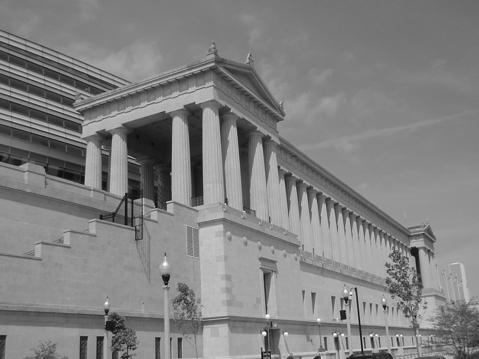
%> input picture hw3/digital_images_week3_quizzes_original_quiz.jpg, 479 x 359 px
$ octave hw3.m   (GNU Octave 9; MATLAB toolbox functions it lacks are replaced by stand-ins)
%> lines starting %> are read from the running program, lines starting %| are printed output that depends on the picture
% Here we will change the resolution of an image, i.e., down-sample
% and up-sample the image and, evaluate the difference between
% the upsampled version of previously downsampled image and
% the original image using two quantitative metrics called
% Mean Squared Error (MSE) and Peak Signal-to-Noise Ratio (PSNR).

img = imread("digital_images_week3_quizzes_original_quiz.jpg");
%> img is the input picture: size 359x479 uint8; min 2, max 255, mean 129
img_mod = im2double(img);

% Down-sampling of original image

flt_size = 3;
flt = (1/flt_size^2)*ones(flt_size,flt_size);
img_flt = imfilter(img_mod, flt, 'replicate');

[rows, coloumns, channels] = size(img_flt);
%> rows = 359; coloumns = 479; channels = 1

img_down = ones(floor(rows/2),floor(coloumns/2));

for i = 1:1+rows/2
    for j = 1:1+coloumns/2
        img_down(i,j) = img_flt(2*i-1,2*j-1);
    end
end
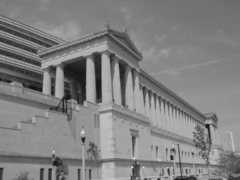
%> img_down: size 180x240 double; min 0.0614, max 0.935, mean 0.506

% Up-sampling of down-sampled image to get the original resolution.

img_dummy = zeros(359,479);

for i = 1:2:rows
    for j = 1:2:coloumns
        img_dummy(i,j) = img_down((i+1)/2,(j+1)/2);
    end
end
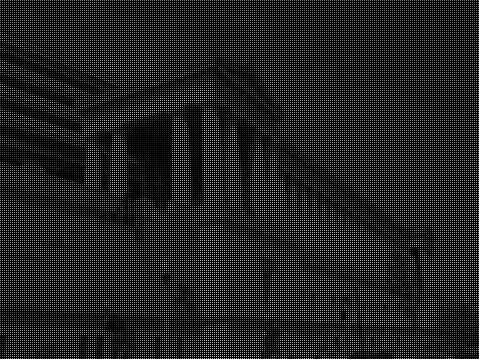
%> img_dummy: size 359x479 double; min 0, max 0.935, mean 0.127

filt = [0.25,0.5,0.25;0.5,1,0.5;0.25,0.5,0.25];
img_up = imfilter(img_dummy, filt);

% Metrics

MAX = 1; % max value of pixel
MSE = immse(img_up, img_mod);
%> MSE = 0.00152
psnr = 10*log10(MAX^2/MSE);
%> psnr = 28.18

fprintf('\n The Peak-SNR value is %0.2f', psnr);
%|  The Peak-SNR value is 28.18
